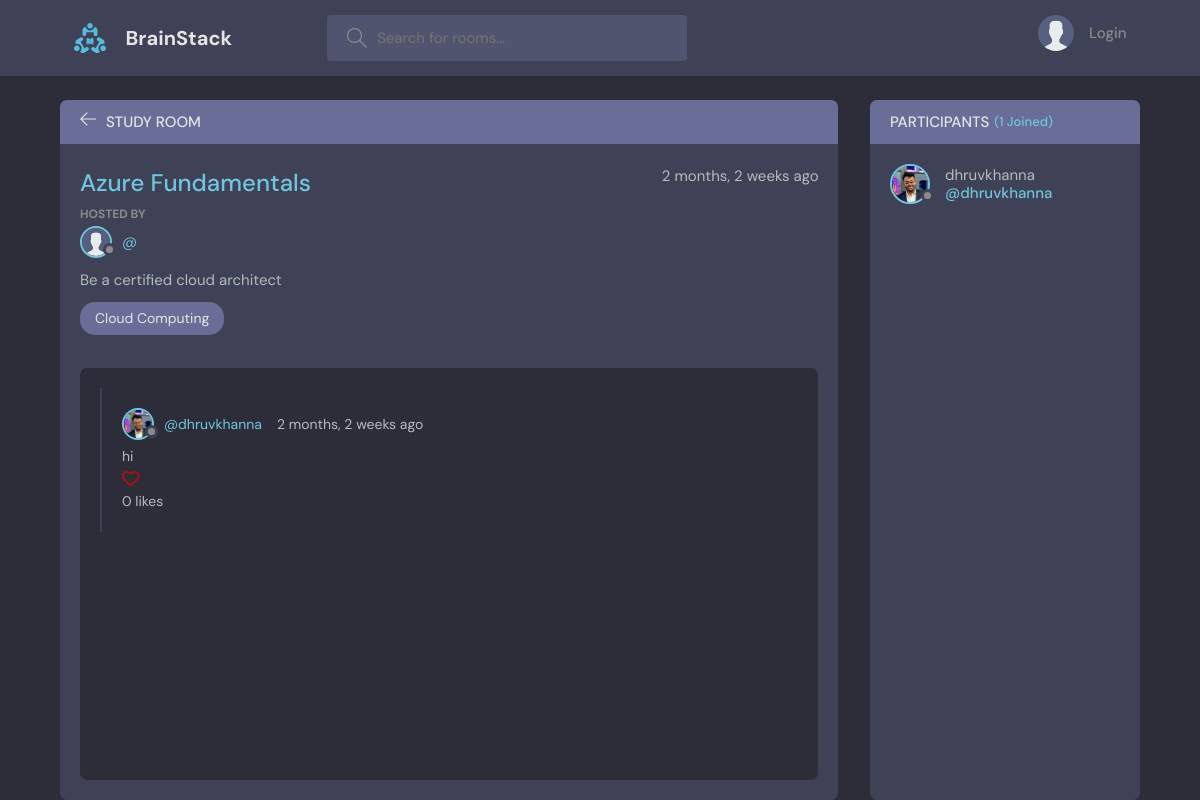
Before: /room/7/ with the older database file.
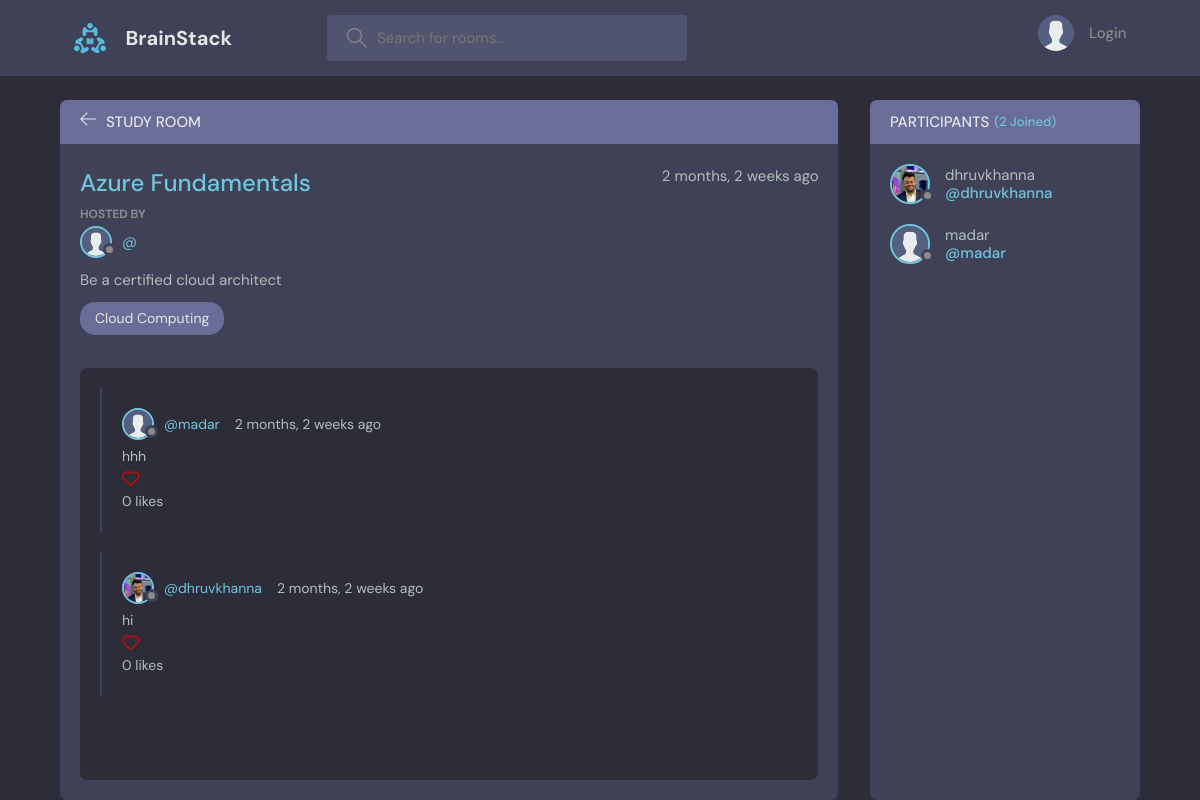
After: the same page with the newer database file.
### base/models.py (models this page shows, shortened)
class Message(models.Model):
    user = models.ForeignKey(User, on_delete = models.CASCADE)
    room = models.ForeignKey(Room, on_delete = models.CASCADE)  #models.CASCADE deletes the messages upon deletion of the Room
    body = models.TextField()
    updated = models.DateTimeField(auto_now=True)
    created = models.DateTimeField(auto_now_add=True)
    liked = models.ManyToManyField(User, default=True, blank=True, related_name='liked')
    class Meta:
        ordering = ['-created', '-updated']

class User(AbstractUser):
    name = models.CharField(max_length=200, null=True)
    username = models.CharField(max_length=150, unique=True)
    email = models.EmailField(unique=True, null=True)
    bio = models.TextField(null=True)
    avatar = models.ImageField(null=True, default="avatar.svg")
    USERNAME_FIELD = 'username'
    REQUIRED_FIELDS = []

### base/views.py (the view, shortened to what this page needs)
# urls.py: path('room/<str:pk>/', views.room, name="room"),
def room(request,pk):
    room = Room.objects.get(id=int(pk))
    room_messages = room.message_set.all().order_by('-created')  # message model(child) from room model, set of all messages || order by created time descending( - )
    participants = room.participants.all()
    context = {
        'room': room,
        'room_messages': room_messages,
        'participants': participants
    }
    return render(request, 'base/room.html',context)

### base/models.py (called while the page is built)
    def __str__(self):
        return self.name

### base/templates/base/room.html (shortened to what this page needs)
{% extends 'main.html' %}
{% load static %}
{% block content %}
<link rel="stylesheet" href="{% static 'styles/style.css' %}" />
  <main class="profile-page layout layout--2">
    <div class="container">
      <div class="room">
        <div class="room__top">
          <div class="room__topLeft">
            <a href="{% url 'home' %}">
              <svg version="1.1" xmlns="http://www.w3.org/2000/svg" width="32" height="32" viewBox="0 0 32 32">
                <title>arrow-left</title>
                <path
                  d="M13.723 2.286l-13.723 13.714 13.719 13.714 1.616-1.611-10.96-10.96h27.625v-2.286h-27.625l10.965-10.965-1.616-1.607z"
                ></path>
              </svg>
            </a>
            <h3>Study Room</h3>
          </div>
        </div>
        <div class="room__box scroll">
          <div class="room__header scroll">
            <div class="room__info">
              <h3>{{ room.name }}</h3>
              <span>{{ room.created|timesince }} ago</span>
            </div>
            <div class="room__hosted">
              <p>Hosted By</p>
              <a href="{% url 'user-profile' user.id %}" class="room__author">
                <div class="avatar avatar--small">
                  <img src="{{ room.host.avatar.url }}" />
                </div>
                <span>@{{ user.username }}</span>
              </a>
            </div>
            <div class="room__details">
              {{ room.description }}
            </div>
            <span class="room__topics">{{ room.topic }}</span>
          </div>
          <div class="room__conversation">
            <div class="threads scroll">
              {% for message in room_messages %}
              <div class="thread">
                <div class="thread__top">
                  <div class="thread__author">
                    <a href="{% url 'user-profile' message.user.id %}" class="thread__authorInfo">
                      <div class="avatar avatar--small">
                        <img src="{{ message.user.avatar.url }}" />
                      </div>
                      <span>@{{ message.user.username }}</span>
                    </a>
                    <span class="thread__date">{{ message.created|timesince }} ago</span>
                  </div>
                </div>
                <div class="thread__details">
                    {{ message.body }}
                    {% if request.user is not  is_authenticated %}
                    <form action="{% url 'react-message' message.id %}" method="POST">
                    </form>
                    {% endif %}
                    <p>
                      {{ message.liked.all.count }}
                      {% if message.liked.all.count == 1 %}
                        like
                      {% else %}
                        likes
                      {% endif %}
                    </p>
                </div>
              </div>
              {% endfor %}
            </div>
          </div>
        </div>
      </div>
      <div class="participants">
        <h3 class="participants__top">Participants <span>({{ participants.count }} Joined)</span></h3>
        <div class="participants__list scroll">
          {% for user in participants %}
          <a href="{% url 'user-profile' user.id %}" class="participant">
            <div class="avatar avatar--medium">
              <img src="{{ user.avatar.url }}" />
            </div>
            <p>
              {{ user.username }}
              <span>@{{ user.username }}</span>
            </p>
          </a>
          {% endfor %}
        </div>
      </div>
    </div>
  </main>
 {% endblock content %}

Changed rows visible on the page:
added Message: user.avatar (placeholder picture), user.username "madar", created "2 months, 2 weeks", body "hhh", liked.all.count "0", shows "likes"
now on this page (row edited): User: avatar (placeholder picture), username "madar"
Other visible differences:
{{ participants.count }}: "1" → "2"
